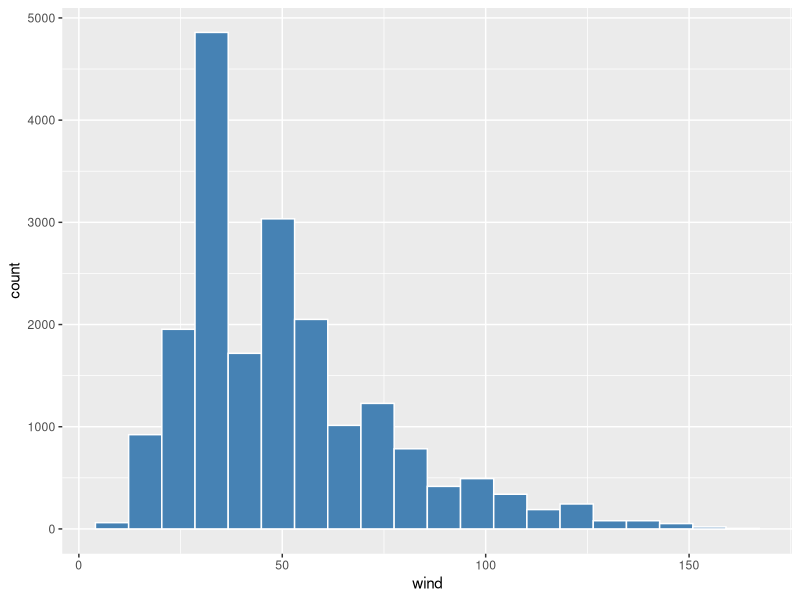
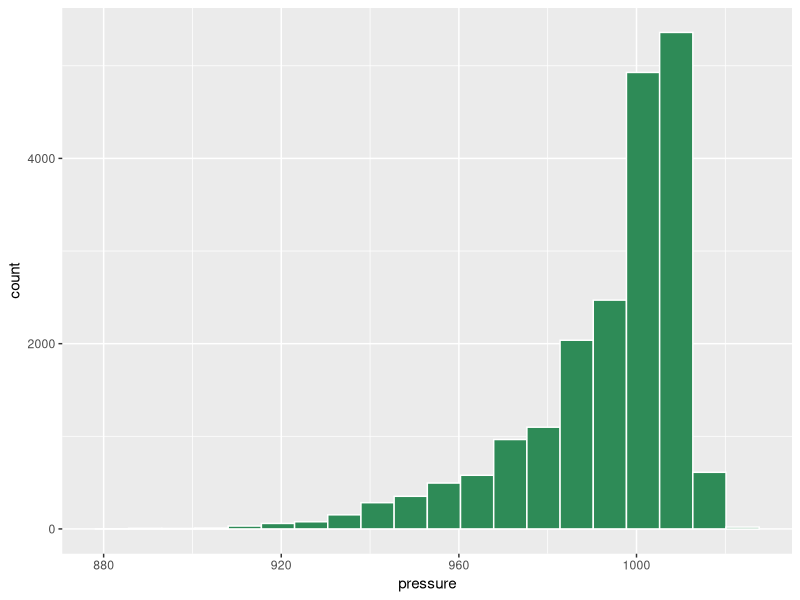
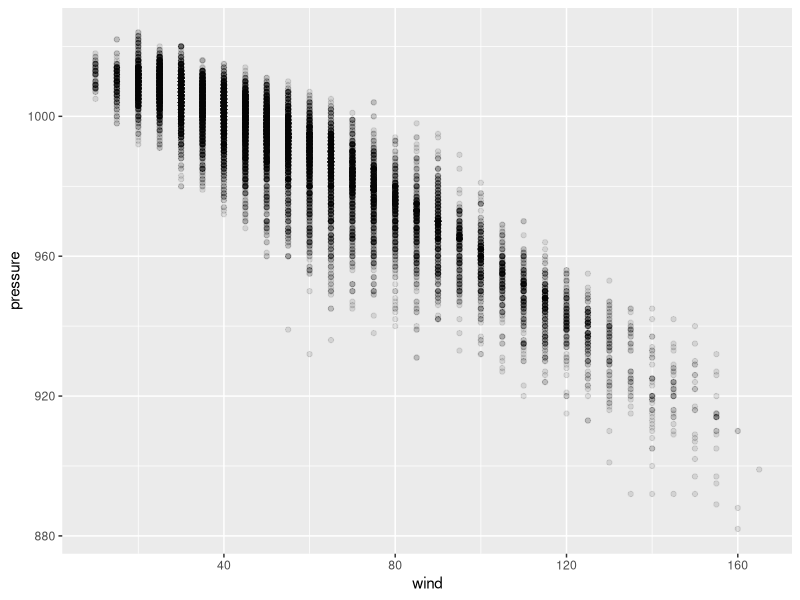

Generate these figures, in order, with R:
## ---- chunk 1
#| message: false

library(tidyverse)
library(maps)

# Extract map boundaries for the West Coast
west_coast <- map_data("state") |> 
  filter(region %in% c("washington", "oregon", "california"))

# Create a small dataset of cities
west_cities <- tribble(
  ~city, ~long, ~lat,
  "Seattle", -122.3321, 47.6062,
  "Portland", -122.6784, 45.5152,
  "San Francisco", -122.4194, 37.7749
)
## ---- chunk 2
#| message: false

library(patchwork)

p1 <- ggplot(storms, aes(x = wind)) + 
  geom_histogram(bins = 20, fill = "steelblue", color = "white")

p2 <- ggplot(storms, aes(x = pressure)) + 
  geom_histogram(bins = 20, fill = "seagreen", color = "white")

p3 <- ggplot(storms, aes(x = wind, y = pressure)) + 
  geom_point(alpha = 0.1)
